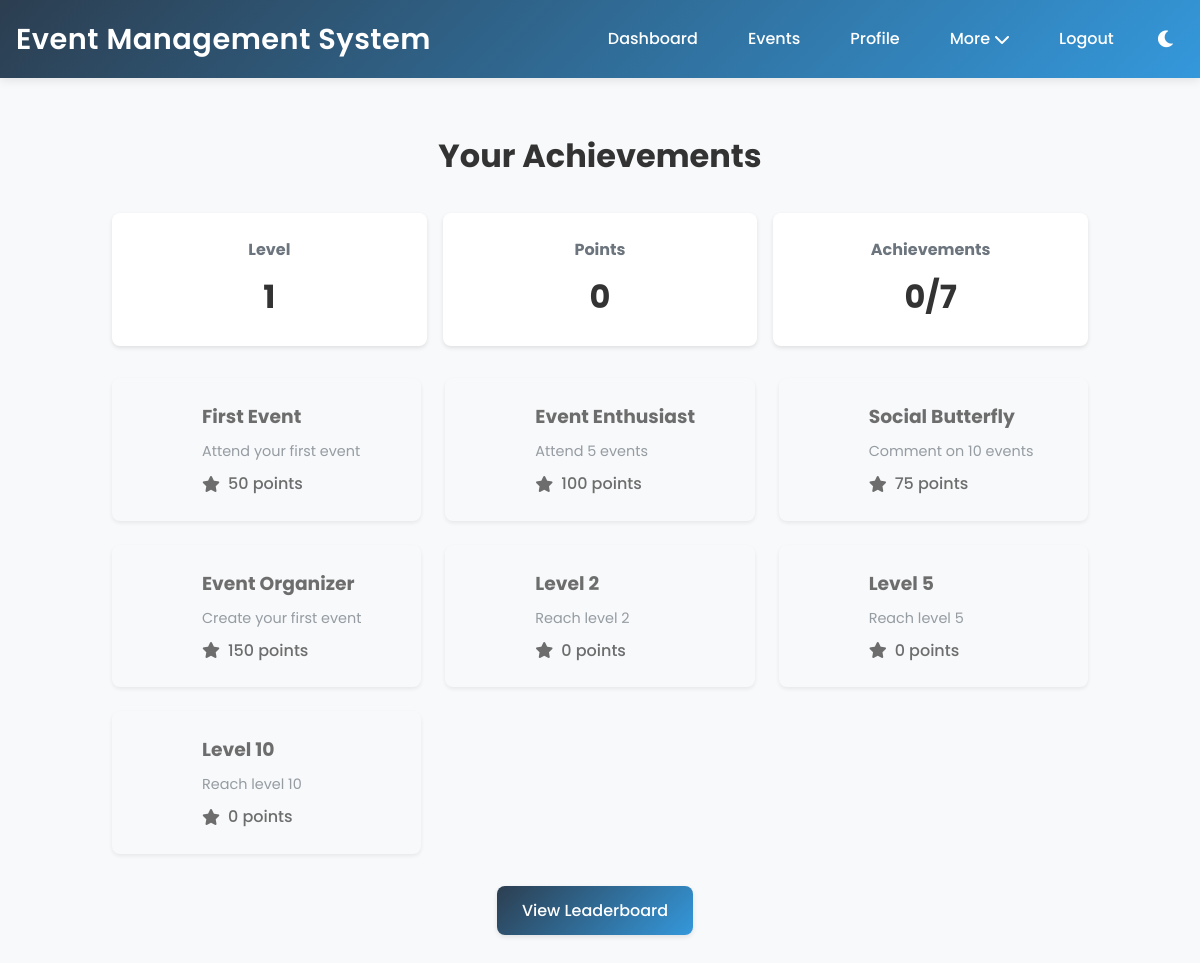
The page /achievements (signed in) on the database its author committed.
### app.py (models this page shows)
class UserPoints(db.Model):
    id = db.Column(db.Integer, primary_key=True)
    user_id = db.Column(db.Integer, db.ForeignKey('user.id'), nullable=False)
    points = db.Column(db.Integer, default=0)
    level = db.Column(db.Integer, default=1)
    user = db.relationship('User', backref=db.backref('points', uselist=False))

class Achievement(db.Model):
    id = db.Column(db.Integer, primary_key=True)
    name = db.Column(db.String(100), nullable=False)
    description = db.Column(db.Text, nullable=False)
    points = db.Column(db.Integer, nullable=False)
    icon = db.Column(db.String(100))
    created_at = db.Column(db.DateTime, default=datetime.utcnow)

### app.py (the view)
@app.route('/achievements')
@login_required
def achievements():
    all_achievements = Achievement.query.all()
    user_achievements = {ua.achievement_id for ua in current_user.achievements}
    return render_template('achievements.html',
                         achievements=all_achievements,
                         user_achievements=user_achievements)

### app.py (called while the page is built)
@login_manager.user_loader
def load_user(user_id):
    return User.query.get(int(user_id))

### templates/achievements.html (shortened to what this page needs)
{% extends "base.html" %}
{% block content %}
<div class="achievements-container">
    <div class="achievements-header">
        <h1>Your Achievements</h1>
        <div class="user-stats">
            <div class="stat-card">
                <h3>Level</h3>
                <p class="stat-value">{{ current_user.points.level if current_user.points else 1 }}</p>
            </div>
            <div class="stat-card">
                <h3>Points</h3>
                <p class="stat-value">{{ current_user.points.points if current_user.points else 0 }}</p>
            </div>
            <div class="stat-card">
                <h3>Achievements</h3>
                <p class="stat-value">{{ current_user.achievements|length }}/{{ achievements|length }}</p>
            </div>
        </div>
    </div>
    <div class="achievements-grid">
        {% for achievement in achievements %}
            <div class="achievement-card {% if achievement.id in user_achievements %}earned{% else %}locked{% endif %}">
                <div class="achievement-icon">
                </div>
                <div class="achievement-info">
                    <h3>{{ achievement.name }}</h3>
                    <p>{{ achievement.description }}</p>
                    <div class="achievement-points">
                        <i class="fas fa-star"></i>
                        <span>{{ achievement.points }} points</span>
                    </div>
                </div>
            </div>
        {% endfor %}
    </div>
    <div class="leaderboard-link">
        <a href="{{ url_for('leaderboard') }}" class="btn btn-primary">View Leaderboard</a>
    </div>
</div>
{% endblock %}

### templates/base.html (style rules this page uses)
:root { --bg-color: #f8f9fa; --text-color: #333; --card-bg: white; --header-bg: linear-gradient(135deg, #2c3e50, #3498db); --border-color: #e9ecef; --input-bg: white; --shadow-color: rgba(0, 0, 0, 0.1); --secondary-text: #6c757d; --heading-color: #2c3e50; }
* { margin: 0; padding: 0; box-sizing: border-box; }
body { font-family: 'Poppins', sans-serif; line-height: 1.6; background-color: var(--bg-color); color: var(--text-color); transition: background-color 0.3s, color 0.3s; }
.btn { display: inline-block; background: linear-gradient(135deg, #2c3e50, #3498db); color: white; padding: 12px 25px; border: none; border-radius: 8px; cursor: pointer; text-decoration: none; margin-right: 10px; font-weight: 500; transition: all 0.3s ease; box-shadow: 0 2px 5px var(--shadow-color); }

### templates/achievements.html (style rules this page uses)
.achievements-container { max-width: 1200px; margin: 0 auto; padding: 2rem; }
.achievements-header { text-align: center; margin-bottom: 2rem; }
.user-stats { display: grid; grid-template-columns: repeat(auto-fit, minmax(200px, 1fr)); gap: 1rem; margin: 2rem 0; }
.stat-card { background-color: var(--card-bg); padding: 1.5rem; border-radius: 8px; text-align: center; box-shadow: 0 2px 4px rgba(0, 0, 0, 0.1); }
.stat-card h3 { margin: 0; color: var(--secondary-text); font-size: 1rem; }
.stat-value { font-size: 2rem; font-weight: bold; color: var(--primary-color); margin: 0.5rem 0 0; }
.achievements-grid { display: grid; grid-template-columns: repeat(auto-fill, minmax(300px, 1fr)); gap: 1.5rem; margin-bottom: 2rem; }
.achievement-card { background-color: var(--card-bg); padding: 1.5rem; border-radius: 8px; display: flex; align-items: center; gap: 1rem; position: relative; box-shadow: 0 2px 4px rgba(0, 0, 0, 0.1); opacity: 0.7; transition: all 0.3s ease; }
.achievement-card.locked { background-color: var(--bg-color); }
.achievement-icon { width: 50px; height: 50px; background-color: var(--primary-color); border-radius: 50%; display: flex; align-items: center; justify-content: center; color: white; font-size: 1.5rem; }
.achievement-info { flex: 1; }
.achievement-info h3 { margin: 0 0 0.5rem; color: var(--text-color); }
.achievement-info p { margin: 0; color: var(--secondary-text); font-size: 0.9rem; }
.achievement-points { display: flex; align-items: center; gap: 0.5rem; margin-top: 0.5rem; color: var(--primary-color); font-weight: 500; }
.leaderboard-link { text-align: center; margin-top: 2rem; }

### rows shown on the page
UserPoints: points "1", points "0"
Achievement: name "First Event", description "Attend your first event", points "50"
Achievement: name "Event Enthusiast", description "Attend 5 events", points "100"
Achievement: name "Social Butterfly", description "Comment on 10 events", points "75"
Achievement: name "Event Organizer", description "Create your first event", points "150"
Achievement: name "Level 2", description "Reach level 2", points "0"
Achievement: name "Level 5", description "Reach level 5", points "0"
Achievement: name "Level 10", description "Reach level 10", points "0"

### other values the page prints
{{ current_user.achievements|length }} "0"
{{ achievements|length }} "7"
